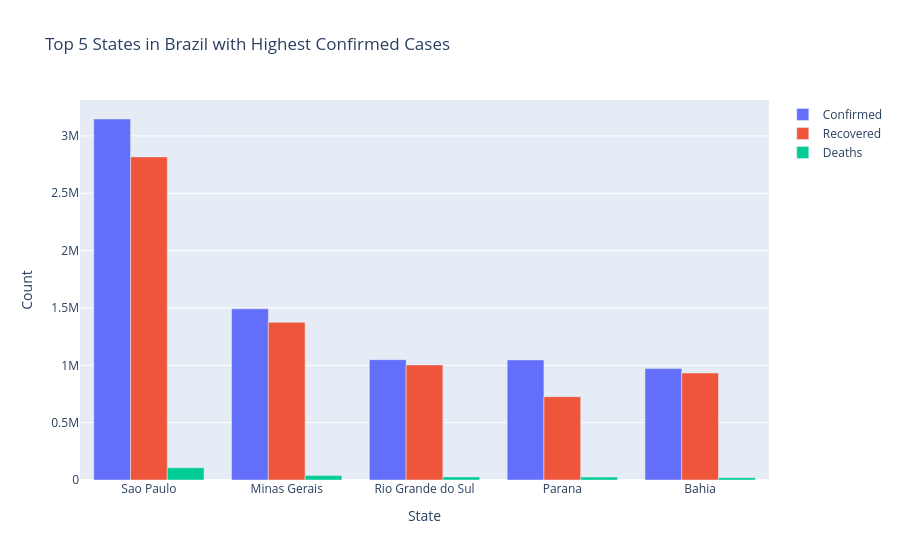

The code cell stored with this chart in its notebook:
### Code cell
top_states_brazil = data['Country']=='Brazil'
top_five_states_brazil = data[top_states_brazil].nlargest(5, 'Confirmed')
fig= go.Figure(data=[
    go.Bar(name='Confirmed', x=top_five_states_brazil['State'], y=top_five_states_brazil['Confirmed']),
    go.Bar(name='Recovered', x=top_five_states_brazil['State'], y=top_five_states_brazil['Recovered']),
    go.Bar(name='Deaths', x=top_five_states_brazil['State'], y=top_five_states_brazil['Deaths'])
])
fig.update_layout(title='Top 5 States in Brazil with Highest Confirmed Cases', xaxis_title='State', yaxis_title='Count', barmode='group')
fig.show()
fig.write_html("top_five_states_brazil.html")

### Figure 1 — Plotly figure (JSON) as saved in the notebook; plotly's stock layout.template omitted (floating-point values rounded to 4 significant figures)
{"data": [{"name": "Confirmed", "type": "bar", "x": ["Sao Paulo", "Minas Gerais", "Rio Grande do Sul", "Parana", "Bahia"], "y": [3147348, 1492530, 1049279, 1046917, 971450]}, {"name": "Recovered", "type": "bar", "x": ["Sao Paulo", "Minas Gerais", "Rio Grande do Sul", "Parana", "Bahia"], "y": [2816930, 1375458, 1003639, 726607, 932687]}, {"name": "Deaths", "type": "bar", "x": ["Sao Paulo", "Minas Gerais", "Rio Grande do Sul", "Parana", "Bahia"], "y": [106437, 38222, 27167, 25203, 20205]}], "layout": {"barmode": "group", "title": {"text": "Top 5 States in Brazil with Highest Confirmed Cases"}, "xaxis": {"title": {"text": "State"}}, "yaxis": {"title": {"text": "Count"}}}}
